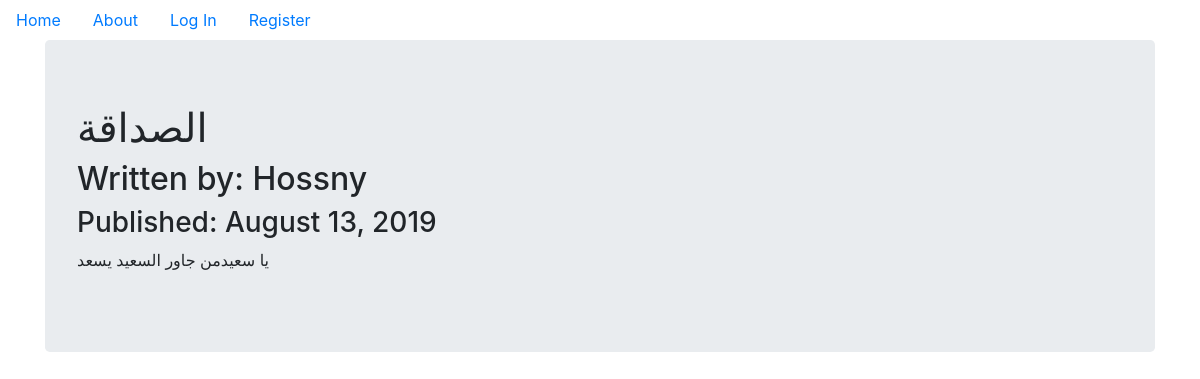
The page /5 on the database its author committed.
### puppycompanyblog/models.py (models this page shows, shortened)
class BlogPost(db.Model):
    users = db.relationship(User)
    id = db.Column(db.Integer,primary_key=True)
    user_id = db.Column(db.Integer,db.ForeignKey('users.id'),nullable=False)
    date = db.Column(db.DateTime,nullable=False,default=datetime.utcnow)
    title = db.Column(db.String(140),nullable=False)
    text = db.Column(db.Text,nullable=False)

class User(db.Model,UserMixin):
    __tablename__ = 'users'
    id = db.Column(db.Integer,primary_key=True)
    profile_image = db.Column(db.String(64),nullable=False,default='default_profile.jpg')
    email = db.Column(db.String(64),unique=True,index=True)
    username = db.Column(db.String(64),unique=True,index=True)
    password_hash = db.Column(db.String(128))
    posts = db.relationship('BlogPost',backref='author',lazy=True)

### puppycompanyblog/users/views.py (the view)
@users.route("/<username>")
def user_posts(username):
    page = request.args.get('page',1,type=int)
    user = User.query.filter_by(username=username).first_or_404()
    blog_posts = BlogPost.query.filter_by(author=user).order_by(BlogPost.date.desc()).paginate(page=page,per_page=5)
    return render_template('user_blog_posts.html',blog_posts=blog_posts,user=user)

### puppycompanyblog/blog_posts/views.py (called while the page is built)
@blog_posts.route('/<int:blog_post_id>')
def blog_post(blog_post_id):
    blog_post = BlogPost.query.get_or_404(blog_post_id)
    return render_template('blog_post.html',title=blog_post.title,
                            date=blog_post.date,post=blog_post
    )

### puppycompanyblog/templates/blog_post.html (shortened to what this page needs)
{% extends "base.html" %}
{% block content %}
<div class="jumbotron">
  <h1>{{post.title}}</h1>
  <h2>Written by: {{post.author.username}}</h2>
  <h3>Published: {{post.date.strftime('%B %d, %Y')}}</h3>
  <p>{{post.text}}</p>
</div>
{% endblock %}

### rows shown on the page
BlogPost: title "الصداقة", date "August 13, 2019", text "يا سعيدمن جاور السعيد يسعد"
User: author.username "Hossny"
